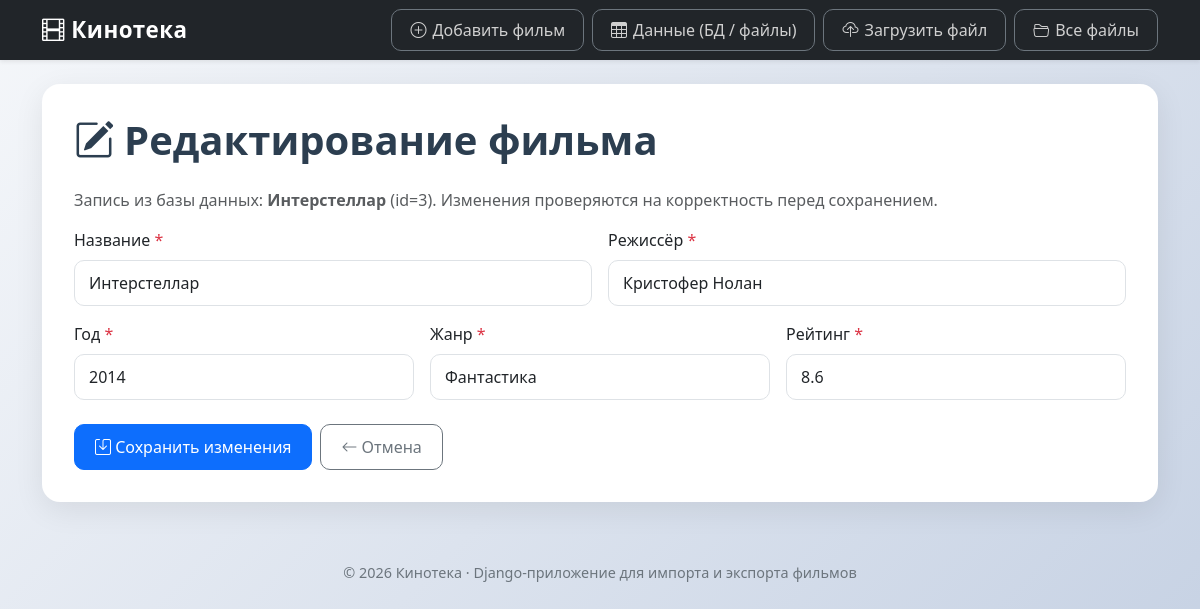
Page /movies/3/edit/ on the committed database.
### movies/models.py (models this page shows, shortened)
class Movie(models.Model):
    title = models.CharField('Название', max_length=200)
    director = models.CharField('Режиссёр', max_length=200)
    year = models.IntegerField('Год')
    genre = models.CharField('Жанр', max_length=100)
    rating = models.FloatField('Рейтинг')
    created_at = models.DateTimeField('Дата добавления', auto_now_add=True)
    class Meta:
        verbose_name = 'Фильм'
        verbose_name_plural = 'Фильмы'
        ordering = ['-created_at', '-id']
        constraints = [
            models.UniqueConstraint(
                fields=['title', 'director', 'year'],
                name='unique_movie_title_director_year',
                violation_error_message=(
                    'Такая запись уже есть в базе данных: фильм с таким '
                    'названием, режиссёром и годом уже существует.'
                ),
            ),
        ]

### movies/views.py (the view)
# urls.py: path('movies/<int:pk>/edit/', views.movie_edit, name='movie_edit'),
def movie_edit(request, pk):
    movie = get_object_or_404(Movie, pk=pk)
    if request.method == 'POST':
        form = MovieEditForm(request.POST, instance=movie)
        if form.is_valid():
            form.save()
            messages.success(request, f'Фильм «{movie.title}» обновлён')
            return redirect(f"{reverse('data_view')}?source=db")
    else:
        form = MovieEditForm(instance=movie)
    return render(request, 'movies/edit_movie.html', {'form': form, 'movie': movie})

### movies/forms.py
class MovieEditForm(MovieValidationMixin, forms.ModelForm):
    class Meta:
        model = Movie
        fields = ['title', 'director', 'year', 'genre', 'rating']
        widgets = {
            'title': TEXT_WIDGET,
            'director': TEXT_WIDGET,
            'year': forms.NumberInput(attrs={'class': 'form-control'}),
            'genre': TEXT_WIDGET,
            'rating': forms.NumberInput(
                attrs={'class': 'form-control', 'step': '0.1'}
            ),
        }

### movies/templates/movies/edit_movie.html (shortened to what this page needs)
{% extends "movies/base.html" %}
{% block content %}
<h1 class="page-title">
    <i class="bi bi-pencil-square"></i> Редактирование фильма
</h1>
<p class="text-muted">
    Запись из базы данных: <b>{{ movie.title }}</b> (id={{ movie.id }}).
    Изменения проверяются на корректность перед сохранением.
</p>
<form method="post" novalidate>
    <div class="row g-3">
        {% for field in form %}
            <div class="{% if field.name == 'title' or field.name == 'director' %}col-md-6{% else %}col-md-4{% endif %}">
                <label class="form-label" for="{{ field.id_for_label }}">
                    {{ field.label }}
                    {% if field.field.required %}<span class="text-danger">*</span>{% endif %}
                </label>
                {{ field }}
            </div>
        {% endfor %}
    </div>
    <div class="d-flex gap-2 mt-4">
        <button type="submit" class="btn btn-primary">
            <i class="bi bi-save"></i> Сохранить изменения
        </button>
        <a href="{% url 'data_view' %}?source=db" class="btn btn-outline-secondary">
            <i class="bi bi-arrow-left"></i> Отмена
        </a>
    </div>
</form>
{% endblock %}

### movies/templates/movies/base.html (style rules this page uses)
body { background: linear-gradient(135deg, #f5f7fa 0%, #c3cfe2 100%); min-height: 100vh; font-family: 'Segoe UI', Tahoma, sans-serif; }
.page-title { font-weight: 700; color: #2c3e50; margin-bottom: 24px; display: flex; align-items: center; gap: 10px; }
.form-control, .form-select { border-radius: 10px; padding: 10px 14px; }
.btn { border-radius: 10px; font-weight: 500; padding: 10px 20px; }

### rows in the picture
Movie: title "Интерстеллар", id "3", form "Интерстеллар" "Кристофер Нолан" "2014" "Фантастика" "8.6"

### other values in the picture
{{ field.label }} "Название" "Режиссёр" "Год" "Жанр" "Рейтинг"
